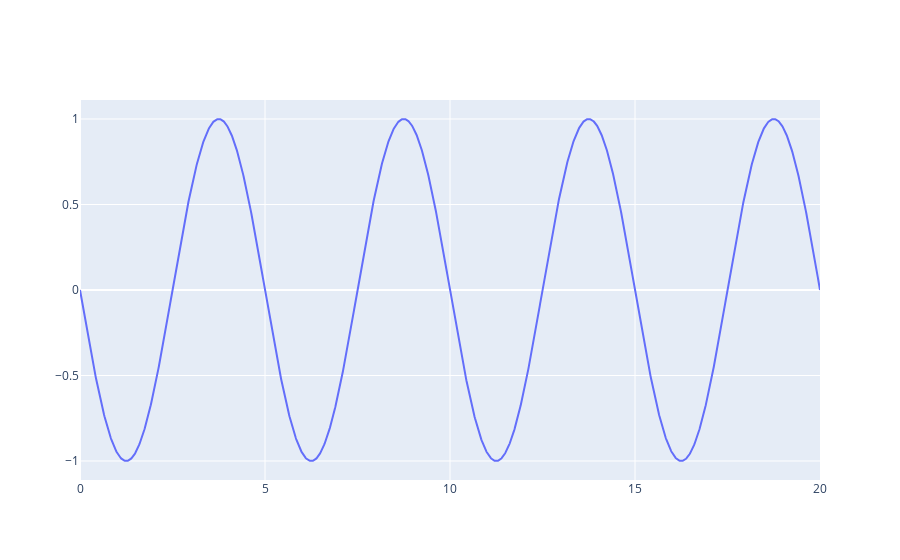

The notebook cell this image was saved under:
### Code cell
fig = go.Figure()
fig.add_scatter(x = t_test, y = x_acc_test, mode='lines', name='Sum squares')
fig.show()

### Figure 1 — Plotly figure (JSON) as saved in the notebook; plotly's stock layout.template omitted (floating-point values rounded to 4 significant figures; data arrays with more than 128 entries replaced by an {"elided": "..."} marker saying what was removed)
{"data": [{"mode": "lines", "name": "Sum squares", "type": "scatter", "x": {"elided": "2000 float values"}, "y": {"elided": "2000 float values"}}], "layout": {}}
